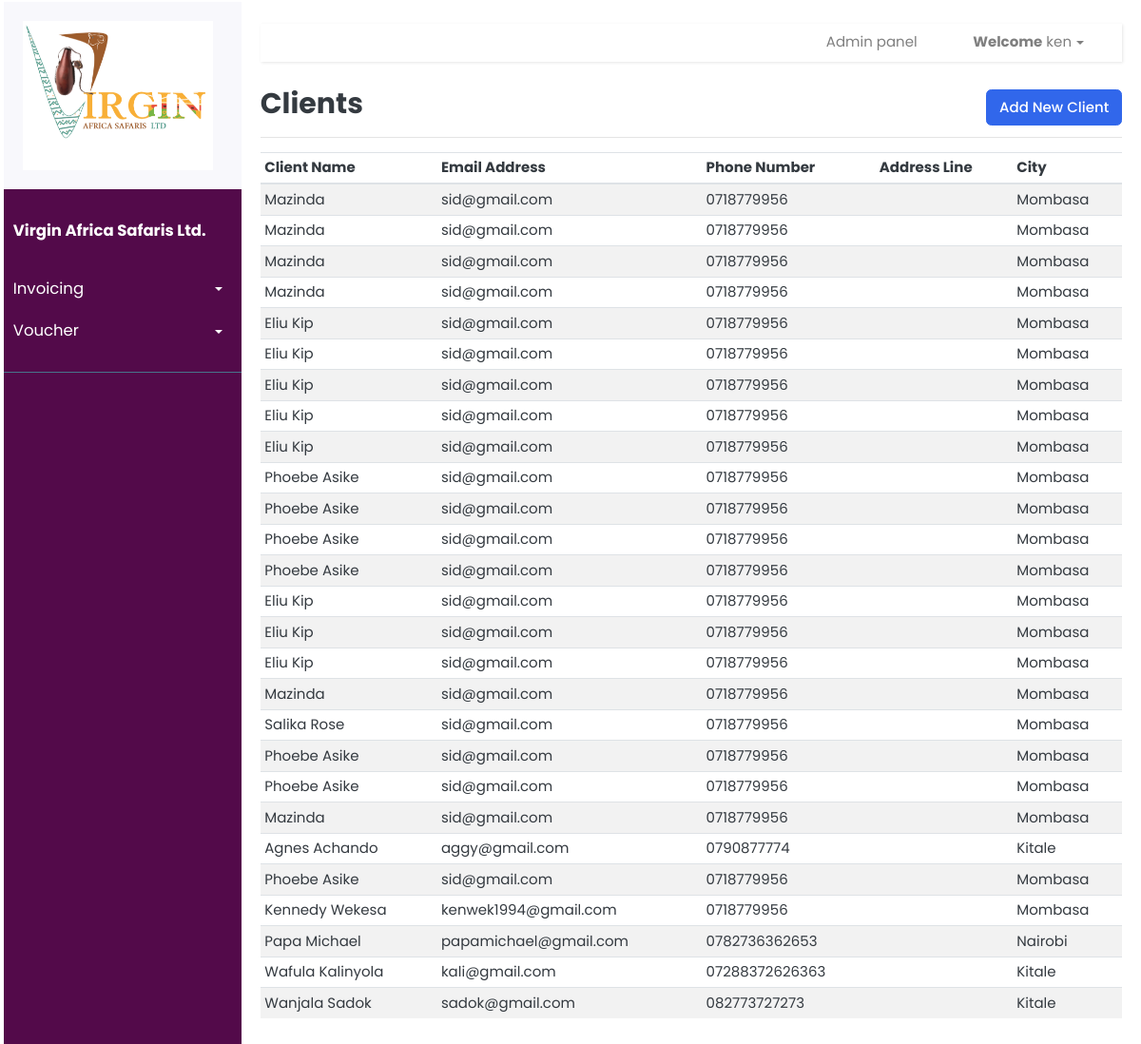
Screenshot of /clients/ (signed in) with the database file from the repository.
### invoice/models.py (models this page shows, shortened)
class Client(models.Model):
	CITIES = [
	('Mombasa', 'Mombasa'),
	('Nairobi', 'Nairobi'),
	('Kitale', 'Kitale'),
	('Nakuru', 'Nakuru')
	]
	clientName = models.CharField(null=True, blank=True, max_length=200)
	address = models.CharField(null=True, blank=True, max_length=200)
	city = models.CharField(choices=CITIES, blank=True, max_length=100)
	postalCode = models.CharField(null=True, blank=True, max_length=10)
	phoneNumber = models.CharField(null=True, blank=True, max_length=100)
	emailAddress = models.CharField(null=True, blank=True, max_length=100)
	uniqueId = models.CharField(null=True, blank=True, max_length=100)
	slug = models.SlugField(max_length=500, unique=True, blank=True, null=True)
	date_created = models.DateTimeField(blank=True, null=True)
	last_updated = models.DateTimeField(blank=True, null=True)

### invoice/views.py (the view)
# urls.py: path('clients/',invoice_views.view_clients, name='clients'),
@login_required
def view_clients(request):
	context = {}
	clients = Client.objects.all()
	context['clients'] = clients
	return render(request, 'client/clients.html', context)

### templates/client/clients.html (shortened to what this page needs)
{% extends 'index.html' %} {% load static %} {% load crispy_forms_tags %}
 {% block content %}
<div
  class="
    d-flex
    justify-content-between
    flex-wrap flex-md-nowrap
    align-items-center
    pt-3
    pb-2
    mb-3
    border-bottom
  "
>
  <h1 class="h2">Clients</h1>
  <div class="btn-toolbar mb-2 mb-md-0">
    <div class="btn-group me-2">
      <button
        href="{% url 'create-client'%}"
        type="button"
        class="btn btn-primary"
        data-bs-toggle="modal"
      >
        Add New Client
      </button>
    </div>
  </div>
</div>
{% if clients|length > 0 %}
<div class="table-responsive">
  <table class="table table-striped table-sm">
    <thead>
      <tr>
        <th scope="col">Client Name</th>
        <th scope="col">Email Address</th>
        <th scope="col">Phone Number</th>
        <th scope="col">Address Line</th>
        <th scope="col">City</th>
      </tr>
    </thead>
    <tbody>
      {% for client in clients %}
      <tr>
        <td>{{client.clientName}}</td>
        <td>{{client.emailAddress}}</td>
        <td>{{client.phoneNumber}}</td>
        <td>{{client.addressLine1}}</td>
        <td>{{client.city}}</td>
      </tr>
      {% endfor %}
    </tbody>
  </table>
</div>
{% else %}
<div class="row">
  <div class="col-lg-2"></div>
  <div class="col-lg-8"></div>
  <div class="col-lg-3"></div>
</div>
{% endif %}
{% endblock %}

### templates/index.html (shortened to what this page needs)
{% load static %} {% load crispy_forms_tags %}
<!DOCTYPE html>
<html lang="en">
  <head>
    <link
      href="{% static 'css/bootstrap.css' %}"
      rel="stylesheet"
      type="text/css"
    />
    <link
      href="{% static 'fonts/fontawesome/css/all.min.css' %}"
      type="text/css"
      rel="stylesheet"
    />
    <link href="{% static 'css/ui.css' %}" rel="stylesheet" type="text/css" />
    <link href="{% static 'css/doc.css' %}" rel="stylesheet" type="text/css" />
    <link href="{% static 'css/home.css' %}" rel="stylesheet" type="text/css" />
    <link
      href="{% static 'css/responsive.css' %}"
      rel="stylesheet"
      media="only screen and (max-width: 1200px)"
    />
  </head>
  <body class="forms_body">
    <div class="wrapper">
      <nav class="ml-1" id="sidebar">
        <div class="sidebar-header">
          <img
            src="{% static 'images/logo.PNG' %}"
            style="width: 100%; max-width: 200px"
            alt="Logo"
          />
        </div>
        <ul class="list-unstyled components">
          <p><b>Virgin Africa Safaris Ltd.</b></p>
          <li>
            <a
              href="#homeSubmenu"
              data-toggle="collapse"
              aria-expanded="false"
              class="dropdown-toggle"
              >Invoicing</a
            >
          </li>
          <li>
            <a
              href="#pageSubmenu"
              data-toggle="collapse"
              aria-expanded="false"
              class="dropdown-toggle"
              >Voucher</a
            >
          </li>
        </ul>
        <ul class="list-unstyled CTAs">
        </ul>
      </nav>
      <div id="content">
        <nav class="navbar navbar-expand-lg navbar-light">
          <div class="container-fluid">
            <div class="collapse navbar-collapse" id="navbarSupportedContent">
              <ul class="nav navbar-nav ml-auto">
                <li class="nav-item mr-3">
                  <a
                    class="nav-link mr-4"
                    href="/admin"
                    id="navbarDropdown"
                    role="button"
                    data-toggle="dropdown"
                    aria-haspopup="true"
                    aria-expanded="false"
                    >Admin panel</a
                  >
                </li>
                <li class="nav-item dropdown">
                  <a
                    class="nav-link dropdown-toggle mr-4"
                    href="#"
                    id="navbarDropdown"
                    role="button"
                    data-toggle="dropdown"
                    aria-haspopup="true"
                    aria-expanded="false"
                  >
                    <b>Welcome</b> {{user.get_username}}
                  </a>
                </li>
              </ul>
            </div>
          </div>
        </nav>
        {% block content %} {% endblock %}
      </div>
    </div>
  </body>
</html>

### static/css/ui.css (style rules this page uses)
html { font-family: "Inter", sans-serif; font-size: 15px; }
[class*="list-"] li:after { visibility: hidden; display: block; content: ""; overflow: hidden; height: 0; clear: both; }

### static/css/home.css (style rules this page uses)
* { padding-top: 0; }
body { font-family: "Poppins", sans-serif; background: #ffffff; padding-top: 2px; }
p { font-family: "Poppins", sans-serif; font-size: 1.1em; font-weight: 300; line-height: 1.7em; color: #999; }
a, a:hover, a:focus { color: inherit; text-decoration: none; transition: all 0.3s; }
.navbar { padding: 15px 10px; background: #fff; border: none; border-radius: 0; margin-bottom: 10px; box-shadow: 1px 1px 3px rgba(0, 0, 0, 0.1); }
.navbar-expand-lg { background-color: #ffffff; width: 100%; height: 40px; }
.wrapper { display: flex; width: 100%; align-items: stretch; }
#sidebar { min-width: 250px; max-width: 150px; margin-top: 0; background: #530a4a; color: #fff; transition: all 0.3s; }
#sidebar .sidebar-header { padding: 20px; background: #f8f8fc; }
#sidebar ul.components { padding: 20px 0; border-bottom: 1px solid #47748b; }
#sidebar ul p { color: #fff; padding: 10px; }
#sidebar ul li a { padding: 10px; font-size: 1.1em; display: block; }
a[data-toggle="collapse"] { position: relative; }
.dropdown-toggle::after { display: block; position: absolute; top: 50%; right: 20px; transform: translateY(-50%); }
ul.CTAs { padding: 20px; }
#content { width: 100%; margin: 0; padding: 20px; padding-top: 0px; min-height: 100vh; transition: all 0.3s; }

### rows the page displays
Client: clientName "Mazinda", emailAddress "sid@gmail.com", phoneNumber "0718779956", city "Mombasa"
Client: clientName "Mazinda", emailAddress "sid@gmail.com", phoneNumber "0718779956", city "Mombasa"
Client: clientName "Mazinda", emailAddress "sid@gmail.com", phoneNumber "0718779956", city "Mombasa"
Client: clientName "Mazinda", emailAddress "sid@gmail.com", phoneNumber "0718779956", city "Mombasa"
Client: clientName "Eliu Kip", emailAddress "sid@gmail.com", phoneNumber "0718779956", city "Mombasa"
Client: clientName "Eliu Kip", emailAddress "sid@gmail.com", phoneNumber "0718779956", city "Mombasa"
Client: clientName "Eliu Kip", emailAddress "sid@gmail.com", phoneNumber "0718779956", city "Mombasa"
Client: clientName "Eliu Kip", emailAddress "sid@gmail.com", phoneNumber "0718779956", city "Mombasa"
Client: clientName "Eliu Kip", emailAddress "sid@gmail.com", phoneNumber "0718779956", city "Mombasa"
Client: clientName "Phoebe Asike", emailAddress "sid@gmail.com", phoneNumber "0718779956", city "Mombasa"
Client: clientName "Phoebe Asike", emailAddress "sid@gmail.com", phoneNumber "0718779956", city "Mombasa"
Client: clientName "Phoebe Asike", emailAddress "sid@gmail.com", phoneNumber "0718779956", city "Mombasa"
Client: clientName "Phoebe Asike", emailAddress "sid@gmail.com", phoneNumber "0718779956", city "Mombasa"
Client: clientName "Eliu Kip", emailAddress "sid@gmail.com", phoneNumber "0718779956", city "Mombasa"
Client: clientName "Eliu Kip", emailAddress "sid@gmail.com", phoneNumber "0718779956", city "Mombasa"
Client: clientName "Eliu Kip", emailAddress "sid@gmail.com", phoneNumber "0718779956", city "Mombasa"
Client: clientName "Mazinda", emailAddress "sid@gmail.com", phoneNumber "0718779956", city "Mombasa"
Client: clientName "Salika Rose", emailAddress "sid@gmail.com", phoneNumber "0718779956", city "Mombasa"
Client: clientName "Phoebe Asike", emailAddress "sid@gmail.com", phoneNumber "0718779956", city "Mombasa"
Client: clientName "Phoebe Asike", emailAddress "sid@gmail.com", phoneNumber "0718779956", city "Mombasa"
Client: clientName "Mazinda", emailAddress "sid@gmail.com", phoneNumber "0718779956", city "Mombasa"
Client: clientName "Agnes Achando", emailAddress "aggy@gmail.com", phoneNumber "0790877774", city "Kitale"
Client: clientName "Phoebe Asike", emailAddress "sid@gmail.com", phoneNumber "0718779956", city "Mombasa"
Client: clientName "Kennedy Wekesa", emailAddress "kenwek1994@gmail.com", phoneNumber "0718779956", city "Mombasa"
Client: clientName "Papa Michael", emailAddress "papamichael@gmail.com", phoneNumber "0782736362653", city "Nairobi"
Client: clientName "Wafula Kalinyola", emailAddress "kali@gmail.com", phoneNumber "07288372626363", city "Kitale"
Client: clientName "Wanjala Sadok", emailAddress "sadok@gmail.com", phoneNumber "082773727273", city "Kitale"

### other values shown
{{ user.get_username }} "ken"
